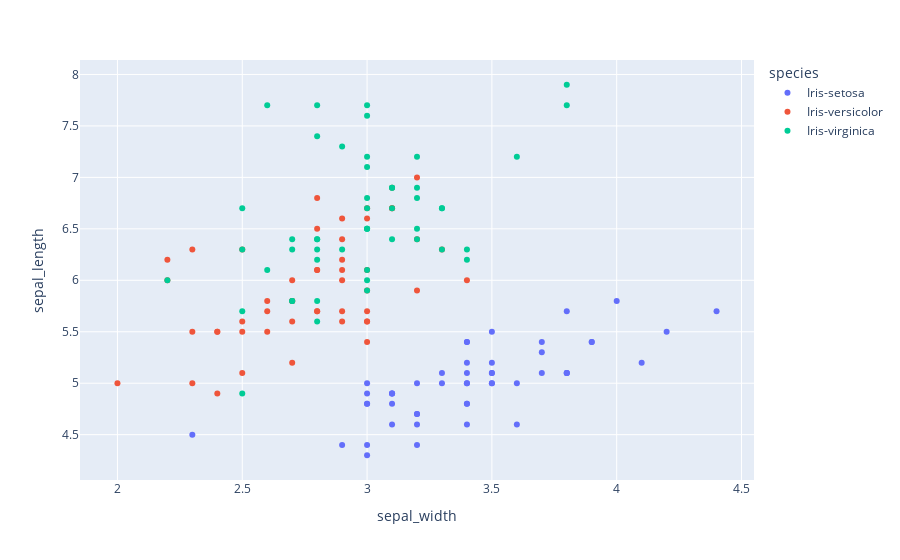

Here is the notebook cell this chart was saved with:
### Markdown cell above
Now, we will plot the data using a scatter plot which will plot the iris species according to the sepal length and sepal width.

### Code cell
import plotly.express as px
fig = px.scatter(iris, x="sepal_width", y="sepal_length", color="species")
fig.show()

### Figure 1 — Plotly figure (JSON) as saved in the notebook; plotly's stock layout.template omitted (floating-point values rounded to 4 significant figures)
{"data": [{"hovertemplate": "species=Iris-setosa<br>sepal_width=%{x}<br>sepal_length=%{y}<extra></extra>", "legendgroup": "Iris-setosa", "marker": {"color": "#636efa", "symbol": "circle"}, "mode": "markers", "name": "Iris-setosa", "orientation": "v", "showlegend": true, "type": "scatter", "x": [3.5, 3, 3.2, 3.1, 3.6, 3.9, 3.4, 3.4, 2.9, 3.1, 3.7, 3.4, 3, 3, 4, 4.4, 3.9, 3.5, 3.8, 3.8, 3.4, 3.7, 3.6, 3.3, 3.4, 3, 3.4, 3.5, 3.4, 3.2, 3.1, 3.4, 4.1, 4.2, 3.1, 3.2, 3.5, 3.1, 3, 3.4, 3.5, 2.3, 3.2, 3.5, 3.8, 3, 3.8, 3.2, 3.7, 3.3], "xaxis": "x", "y": [5.1, 4.9, 4.7, 4.6, 5, 5.4, 4.6, 5, 4.4, 4.9, 5.4, 4.8, 4.8, 4.3, 5.8, 5.7, 5.4, 5.1, 5.7, 5.1, 5.4, 5.1, 4.6, 5.1, 4.8, 5, 5, 5.2, 5.2, 4.7, 4.8, 5.4, 5.2, 5.5, 4.9, 5, 5.5, 4.9, 4.4, 5.1, 5, 4.5, 4.4, 5, 5.1, 4.8, 5.1, 4.6, 5.3, 5], "yaxis": "y"}, {"hovertemplate": "species=Iris-versicolor<br>sepal_width=%{x}<br>sepal_length=%{y}<extra></extra>", "legendgroup": "Iris-versicolor", "marker": {"color": "#EF553B", "symbol": "circle"}, "mode": "markers", "name": "Iris-versicolor", "orientation": "v", "showlegend": true, "type": "scatter", "x": [3.2, 3.2, 3.1, 2.3, 2.8, 2.8, 3.3, 2.4, 2.9, 2.7, 2, 3, 2.2, 2.9, 2.9, 3.1, 3, 2.7, 2.2, 2.5, 3.2, 2.8, 2.5, 2.8, 2.9, 3, 2.8, 3, 2.9, 2.6, 2.4, 2.4, 2.7, 2.7, 3, 3.4, 3.1, 2.3, 3, 2.5, 2.6, 3, 2.6, 2.3, 2.7, 3, 2.9, 2.9, 2.5, 2.8], "xaxis": "x", "y": [7, 6.4, 6.9, 5.5, 6.5, 5.7, 6.3, 4.9, 6.6, 5.2, 5, 5.9, 6, 6.1, 5.6, 6.7, 5.6, 5.8, 6.2, 5.6, 5.9, 6.1, 6.3, 6.1, 6.4, 6.6, 6.8, 6.7, 6, 5.7, 5.5, 5.5, 5.8, 6, 5.4, 6, 6.7, 6.3, 5.6, 5.5, 5.5, 6.1, 5.8, 5, 5.6, 5.7, 5.7, 6.2, 5.1, 5.7], "yaxis": "y"}, {"hovertemplate": "species=Iris-virginica<br>sepal_width=%{x}<br>sepal_length=%{y}<extra></extra>", "legendgroup": "Iris-virginica", "marker": {"color": "#00cc96", "symbol": "circle"}, "mode": "markers", "name": "Iris-virginica", "orientation": "v", "showlegend": true, "type": "scatter", "x": [3.3, 2.7, 3, 2.9, 3, 3, 2.5, 2.9, 2.5, 3.6, 3.2, 2.7, 3, 2.5, 2.8, 3.2, 3, 3.8, 2.6, 2.2, 3.2, 2.8, 2.8, 2.7, 3.3, 3.2, 2.8, 3, 2.8, 3, 2.8, 3.8, 2.8, 2.8, 2.6, 3, 3.4, 3.1, 3, 3.1, 3.1, 3.1, 2.7, 3.2, 3.3, 3, 2.5, 3, 3.4, 3], "xaxis": "x", "y": [6.3, 5.8, 7.1, 6.3, 6.5, 7.6, 4.9, 7.3, 6.7, 7.2, 6.5, 6.4, 6.8, 5.7, 5.8, 6.4, 6.5, 7.7, 7.7, 6, 6.9, 5.6, 7.7, 6.3, 6.7, 7.2, 6.2, 6.1, 6.4, 7.2, 7.4, 7.9, 6.4, 6.3, 6.1, 7.7, 6.3, 6.4, 6, 6.9, 6.7, 6.9, 5.8, 6.8, 6.7, 6.7, 6.3, 6.5, 6.2, 5.9], "yaxis": "y"}], "layout": {"legend": {"title": {"text": "species"}, "tracegroupgap": 0}, "margin": {"t": 60}, "xaxis": {"anchor": "y", "domain": [0, 1], "title": {"text": "sepal_width"}}, "yaxis": {"anchor": "x", "domain": [0, 1], "title": {"text": "sepal_length"}}}}
